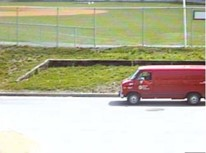
//> input picture EfficientGraph-basedImageSegmentation/1.jpg, 206 x 153 px
$ ./main   (built with g++ and OpenCV 4)
//> lines starting //> are read from the running program, lines starting //| are printed output that depends on the picture
### EfficientGraph-basedImageSegmentation/DisjointSet.h
#ifndef DISJOINTSET_H
#define DISJOINTSET_H

#include<vector>

typedef struct {
    int parent;
    int rank;
    int size;
} Node;

typedef std::vector <Node> Forest;

/**
 * Class representing Disjoint-set data structure (forest implementation).
 * Read more at https://en.wikipedia.org/wiki/Disjoint-set_data_structure
 */
class DisjointSet {
public:
    DisjointSet();

    DisjointSet(int num_elements);

    int find(int x);

    void merge(int x, int y);

    int size(int x) const;

private:
    Forest elements;
};

#endif // DISJOINTSET_H

### EfficientGraph-basedImageSegmentation/graph.h
#ifndef GRAPH_H_INCLUDED
#define GRAPH_H_INCLUDED

#include <opencv2/opencv.hpp>
#include "DisjointSet.h"

struct Edge {
    int a, b;
    float weight;

    bool operator<(const Edge &other) {
        return weight < other.weight;
    }
};

float diff(const cv::Mat &image, int x1, int y1, int x2, int y2);

std::vector <Edge> build_graph(const cv::Mat &image);

DisjointSet segment_graph(int num_vertices, std::vector <Edge> &edges, float c);

#endif // GRAPH_H_INCLUDED

### EfficientGraph-basedImageSegmentation/EGBS.h
#ifndef EGBS_H
#define EGBS_H

#include <opencv2/opencv.hpp>
#include <unordered_map>
#include "graph.h"
#include "DisjointSet.h"

struct Component {
    int count;
    cv::Vec3f color_sum;

    struct Component &operator+=(const Component &rhs) {
        count += rhs.count;
        color_sum += rhs.color_sum;
        return *this;
    }

    cv::Vec3f getAverageColor() {
        return color_sum / count;
    }
};

class EGBS {
public:
    EGBS();

    void applySegmentation(cv::Mat &image, int c, int min_size);

private:
    void recolor(cv::Mat &image, DisjointSet &forest);
};

#endif // EGBS_H

### EfficientGraph-basedImageSegmentation/DisjointSet.cpp
#include "DisjointSet.h"

DisjointSet::DisjointSet() {

}

DisjointSet::DisjointSet(int num_elements) {
    elements.clear();
    elements.resize(num_elements);

    for (int i = 0; i < num_elements; i++) {
        elements[i].parent = i;
        elements[i].rank = 1;
        elements[i].size = 1;
    }
}

int DisjointSet::find(int x) {
    int y = x;

    while (y != elements[y].parent) {
        y = elements[y].parent;
    }

    elements[x].parent = y;

    return y;
}

void DisjointSet::merge(int x, int y) {
    x = find(x);
    y = find(y);

    if (x != y) {
        if (elements[x].rank < elements[y].rank) {
            elements[x].parent = y;
            elements[y].size += elements[x].size;
        } else {
            elements[y].parent = x;
            elements[x].size += elements[y].size;

            if (elements[x].rank == elements[y].rank) {
                elements[x].rank++;
            }
        }
    }
}

int DisjointSet::size(int x) const {
    return elements[x].size;
}

### EfficientGraph-basedImageSegmentation/graph.cpp
#include <opencv2/opencv.hpp>
#include "graph.h"

float diff(const cv::Mat &image, int x1, int y1, int x2, int y2) {
    cv::Vec3f pix1 = image.at<cv::Vec3f>(y1, x1);
    cv::Vec3f pix2 = image.at<cv::Vec3f>(y2, x2);

    // https://en.wikipedia.org/wiki/Euclidean_distance
    // https://en.wikipedia.org/wiki/Dot_product#Algebraic_definition
    // http://docs.opencv.org/2.4.10/modules/core/doc/basic_structures.html#cv::Mat-dot

    return sqrt((pix1 - pix2).dot((pix1 - pix2)));
}

std::vector <Edge> build_graph(const cv::Mat &image) {
    int height = image.rows;
    int width = image.cols;

    int size = 4 * height * width;
    std::vector <Edge> edges(static_cast<unsigned long>(size));

    int num = 0;
    for (int y = 0; y < height; y++) {
        for (int x = 0; x < width; x++) {
            int current = width * y + x;
            if (x > 0) {
                edges[num].a = current;
                edges[num].b = width * y + (x - 1);
                edges[num].weight = diff(image, x, y, x - 1, y);
                num++;
            }

            if (y > 0) {
                edges[num].a = current;
                edges[num].b = width * (y - 1) + x;
                edges[num].weight = diff(image, x, y, x, y - 1);
                num++;
            }

            if (x > 0 && y > 0) {
                edges[num].a = current;
                edges[num].b = width * (y - 1) + (x - 1);
                edges[num].weight = diff(image, x, y, x - 1, y - 1);
                num++;
            }

            if (x > 0 && y < height - 1) {
                edges[num].a = current;
                edges[num].b = width * (y + 1) + (x - 1);
                edges[num].weight = diff(image, x, y, x - 1, y + 1);
                num++;
            }
        }
    }

    edges.resize(static_cast<unsigned long>(num));

    return edges;
}

DisjointSet segment_graph(int num_vertices, std::vector <Edge> &edges, float c) {
    /* sort(edges.begin(), edges.end(), [](Edge &a, Edge &b) {
        return a.weight < b.weight;
    }); */

    sort(edges.begin(), edges.end());

    DisjointSet forest = DisjointSet(edges.size());
    std::vector<float> thresholds(static_cast<unsigned long>(num_vertices), c);

    for (Edge &edge: edges) {
        int a = forest.find(edge.a);
        int b = forest.find(edge.b);

        if (a != b && edge.weight <= thresholds[a] && edge.weight <= thresholds[b]) {
            forest.merge(a, b);
            a = forest.find(a);
            thresholds[a] = edge.weight + c / forest.size(a);
        }
    }

    return forest;
}

### EfficientGraph-basedImageSegmentation/EGBS.cpp
#include <opencv2/opencv.hpp>
#include "EGBS.h"

EGBS::EGBS() {

}

void EGBS::applySegmentation(cv::Mat &image, int c, int min_size) {
    int height = image.rows;
    int width = image.cols;

    cv::Mat smoothed(image);
    smoothed.convertTo(smoothed, CV_32FC3);
    GaussianBlur(smoothed, smoothed, cv::Size(5, 5), 0.5);

    std::vector <Edge> edges = build_graph(smoothed);
    DisjointSet forest = segment_graph(height * width, edges, c);

    // process small components
    for (Edge &edge: edges) {
        int a = forest.find(edge.a);
        int b = forest.find(edge.b);

        if ((a != b) && ((forest.size(a) < min_size) || (forest.size(b) < min_size))) {
            forest.merge(a, b);
        }
    }

    recolor(image, forest);
}

void EGBS::recolor(cv::Mat &image, DisjointSet &forest) {
    int height = image.rows;
    int width = image.cols;

    // calculate average colors for components
    std::unordered_map<int, Component> colors;
    std::unordered_map<int, cv::Vec3f> colors_avg;

    for (int y = 0; y < height; y++) {
        for (int x = 0; x < width; x++) {
            int comp = forest.find(y * width + x);
            colors[comp] += Component {1, image.at<cv::Vec3b>(y, x)};
        }
    }

    for (auto itr: colors)
        colors_avg[itr.first] = itr.second.getAverageColor();

    // apply average colors
    for (int y = 0; y < height; y++) {
        for (int x = 0; x < width; x++) {
            int comp = forest.find(y * width + x);
            image.at<cv::Vec3b>(y, x) = colors_avg[comp];
        }
    }
}

### EfficientGraph-basedImageSegmentation/main.cpp
#include <iostream>
#include "EGBS.h"

using namespace std;

int main(int argc, const char *argv[]) {
    string imageName("1.jpg");

    if (argc > 1) {
        imageName = argv[1];
    }

    cv::Mat image = cv::imread(imageName.c_str());
//> image is the input picture: 153 rows x 206 cols, CV_8UC3; mean B, G, R 159.2, 185.6, 187.1

    if (image.empty()) {
        cout << "Could not find or open the image" << endl;
        return -1;
    }

    EGBS egbs = EGBS();
    egbs.applySegmentation(image, 1500, 20);
//> the loop in build_graph, `for (int y = 0; y < height; y++)` made 153 passes
//> num on passes 1 to 3: 410, 1231, 2052
//> after the loop in build_graph, `for (int y = 0; y < height; y++)`: num = 124997
//> in build_graph, `edges.resize(static_cast<unsigned long>(num));`: edges = 124997 items
//> the loop in segment_graph, `for (Edge &edge: edges)` made 124997 passes
//> (edge.a, a, edge.b, b, x in merge, y in merge) on passes 2, 4, 5, 8, 9, 12, 15, 16, 19, 23, 24, 25: (25480, 25480, 25274, 25274, 25480, 25274), (28545, 28545, 28750, 28750, 28545, 28750), (25481, 25480, 25480, 25480, 25481, 25480), (28546, 28545, 28545, 28545, 28546, 28545), (25482, 25480, 25481, 25480, 25482, 25480), (25483, 25480, 25482, 25480, 25483, 25480), (25484, 25484, 25483, 25480, 25484, 25480), (25480, 25484, 25479, 25479, 25484, 25479), (25485, 25484, 25484, 25484, 25485, 25484), (25486, 25484, 25485, 25484, 25486, 25484), (28546, 28545, 28340, 28340, 28545, 28340), (25486, 25484, 25280, 25280, 25484, 25280)
//> (a, edge.b, b, x in merge, y in merge) on passes 3, 6, 10, 13, 18, 20: (25480, 25273, 25273, 25480, 25273), (25480, 25275, 25275, 25480, 25275), (25480, 25276, 25276, 25480, 25276), (25480, 25277, 25277, 25480, 25277), (25484, 25689, 25689, 25484, 25689), (25484, 25279, 25279, 25484, 25279)
//> the loop in recolor, `for (auto itr: colors)` made 36 passes
//> after the loop in recolor, `for (int y = 0; y < height; y++)`:
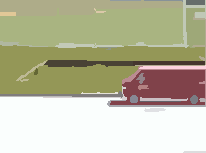
//> image: 153 rows x 206 cols, CV_8UC3; mean B, G, R 159.2, 185.7, 187.1

    cv::imshow("Modified image", image);

    // Wait for a keystroke in the window (otherwise the program would end far too quickly)
    cv::waitKey(0);

    return 0;
}
